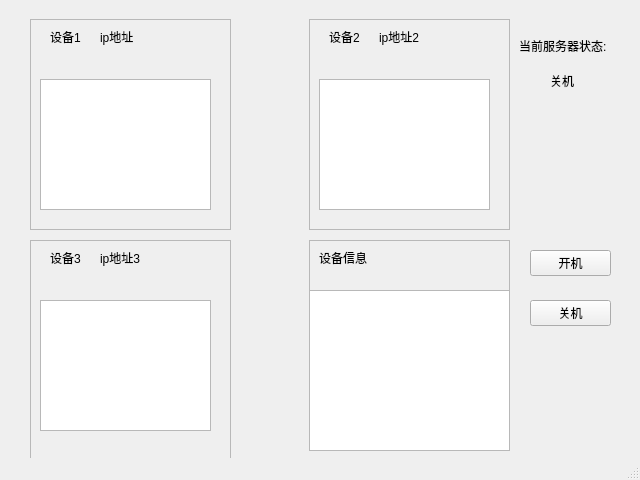
<?xml version="1.0" encoding="UTF-8"?>
<ui version="4.0">
 <class>ServerLight</class>
 <widget class="QMainWindow" name="ServerLight">
  <property name="enabled">
   <bool>true</bool>
  </property>
  <property name="geometry">
   <rect>
    <x>0</x>
    <y>0</y>
    <width>640</width>
    <height>480</height>
   </rect>
  </property>
  <property name="windowTitle">
   <string>ServerLight</string>
  </property>
  <property name="autoFillBackground">
   <bool>false</bool>
  </property>
  <widget class="QWidget" name="centralwidget">
   <widget class="QFrame" name="light1">
    <property name="geometry">
     <rect>
      <x>30</x>
      <y>19</y>
      <width>201</width>
      <height>211</height>
     </rect>
    </property>
    <property name="frameShape">
     <enum>QFrame::StyledPanel</enum>
    </property>
    <property name="frameShadow">
     <enum>QFrame::Raised</enum>
    </property>
    <widget class="QListView" name="liststatus1">
     <property name="geometry">
      <rect>
       <x>10</x>
       <y>60</y>
       <width>171</width>
       <height>131</height>
      </rect>
     </property>
    </widget>
    <widget class="QLabel" name="label">
     <property name="geometry">
      <rect>
       <x>20</x>
       <y>10</y>
       <width>60</width>
       <height>16</height>
      </rect>
     </property>
     <property name="text">
      <string>设备1</string>
     </property>
    </widget>
    <widget class="QLabel" name="ip1">
     <property name="geometry">
      <rect>
       <x>70</x>
       <y>10</y>
       <width>60</width>
       <height>16</height>
      </rect>
     </property>
     <property name="text">
      <string>ip地址</string>
     </property>
    </widget>
   </widget>
   <widget class="QFrame" name="light3">
    <property name="geometry">
     <rect>
      <x>30</x>
      <y>240</y>
      <width>201</width>
      <height>221</height>
     </rect>
    </property>
    <property name="frameShape">
     <enum>QFrame::StyledPanel</enum>
    </property>
    <property name="frameShadow">
     <enum>QFrame::Raised</enum>
    </property>
    <widget class="QLabel" name="ip3">
     <property name="geometry">
      <rect>
       <x>70</x>
       <y>10</y>
       <width>60</width>
       <height>16</height>
      </rect>
     </property>
     <property name="text">
      <string>ip地址3</string>
     </property>
    </widget>
    <widget class="QLabel" name="label_3">
     <property name="geometry">
      <rect>
       <x>20</x>
       <y>10</y>
       <width>60</width>
       <height>16</height>
      </rect>
     </property>
     <property name="text">
      <string>设备3</string>
     </property>
    </widget>
    <widget class="QListView" name="liststatus1_2">
     <property name="geometry">
      <rect>
       <x>10</x>
       <y>60</y>
       <width>171</width>
       <height>131</height>
      </rect>
     </property>
    </widget>
   </widget>
   <widget class="QFrame" name="light2">
    <property name="geometry">
     <rect>
      <x>309</x>
      <y>19</y>
      <width>201</width>
      <height>211</height>
     </rect>
    </property>
    <property name="frameShape">
     <enum>QFrame::StyledPanel</enum>
    </property>
    <property name="frameShadow">
     <enum>QFrame::Raised</enum>
    </property>
    <widget class="QLabel" name="ip2">
     <property name="geometry">
      <rect>
       <x>70</x>
       <y>10</y>
       <width>60</width>
       <height>16</height>
      </rect>
     </property>
     <property name="text">
      <string>ip地址2</string>
     </property>
    </widget>
    <widget class="QLabel" name="label_2">
     <property name="geometry">
      <rect>
       <x>20</x>
       <y>10</y>
       <width>60</width>
       <height>16</height>
      </rect>
     </property>
     <property name="text">
      <string>设备2</string>
     </property>
    </widget>
    <widget class="QListView" name="liststatus2">
     <property name="geometry">
      <rect>
       <x>10</x>
       <y>60</y>
       <width>171</width>
       <height>131</height>
      </rect>
     </property>
    </widget>
   </widget>
   <widget class="QPushButton" name="openServer">
    <property name="geometry">
     <rect>
      <x>530</x>
      <y>250</y>
      <width>81</width>
      <height>26</height>
     </rect>
    </property>
    <property name="text">
     <string>开机</string>
    </property>
   </widget>
   <widget class="QPushButton" name="CloseServer">
    <property name="geometry">
     <rect>
      <x>530</x>
      <y>300</y>
      <width>81</width>
      <height>26</height>
     </rect>
    </property>
    <property name="text">
     <string>关机</string>
    </property>
   </widget>
   <widget class="QFrame" name="devicemsg">
    <property name="geometry">
     <rect>
      <x>309</x>
      <y>240</y>
      <width>201</width>
      <height>211</height>
     </rect>
    </property>
    <property name="frameShape">
     <enum>QFrame::StyledPanel</enum>
    </property>
    <property name="frameShadow">
     <enum>QFrame::Raised</enum>
    </property>
    <widget class="QListView" name="devicelist">
     <property name="geometry">
      <rect>
       <x>0</x>
       <y>50</y>
       <width>201</width>
       <height>161</height>
      </rect>
     </property>
    </widget>
    <widget class="QLabel" name="label_4">
     <property name="geometry">
      <rect>
       <x>10</x>
       <y>10</y>
       <width>60</width>
       <height>16</height>
      </rect>
     </property>
     <property name="text">
      <string>设备信息</string>
     </property>
    </widget>
   </widget>
   <widget class="QLabel" name="label_5">
    <property name="geometry">
     <rect>
      <x>519</x>
      <y>25</y>
      <width>101</width>
      <height>41</height>
     </rect>
    </property>
    <property name="text">
     <string>当前服务器状态:</string>
    </property>
   </widget>
   <widget class="QLabel" name="serverstatus">
    <property name="geometry">
     <rect>
      <x>550</x>
      <y>70</y>
      <width>31</width>
      <height>21</height>
     </rect>
    </property>
    <property name="text">
     <string>关机</string>
    </property>
   </widget>
  </widget>
  <widget class="QStatusBar" name="statusbar"/>
 </widget>
 <resources/>
 <connections/>
</ui>
